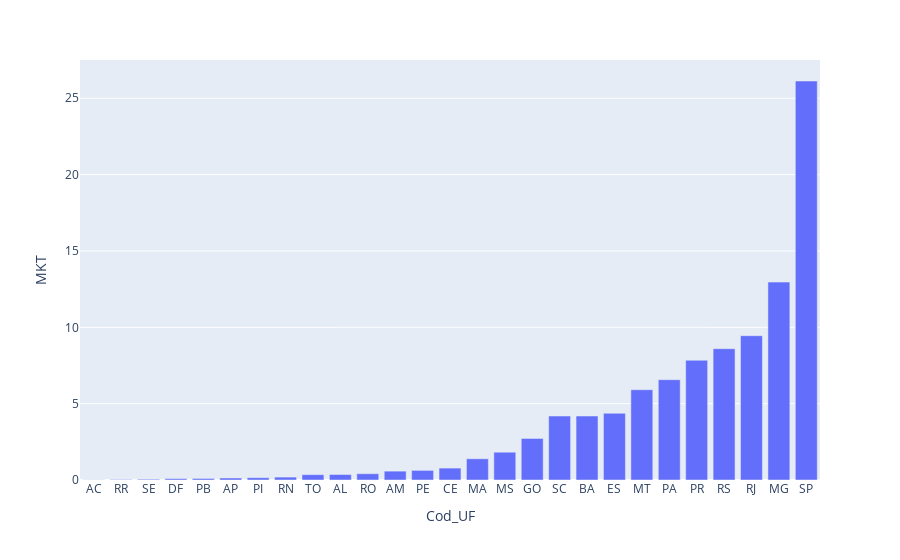

Notebook code cell kept with this figure:
### Code cell
px.bar(mktdf, y='MKT', x='Cod_UF', hover_name='MKT', hover_data=c)

### Figure 1 — Plotly figure (JSON) as saved in the notebook; plotly's stock layout.template omitted (floating-point values rounded to 4 significant figures)
{"data": [{"alignmentgroup": "True", "customdata": [[420233626], [1115212928], [1857635447], [3507699826], [3978335650], [5351723561], [6226960276], [7689883342], [13939690229], [14612565923], [16289914131], [23326955069], [25361797119], [31438706817], [55758419373], [73177239367], [109458665197], [168334101921], [168339530035], [175620500395], [237293730561], [263970069154], [314925136150], [345742825925], [379561493658], [520915402408], [1049804691069]], "hovertemplate": "<b>%{hovertext}</b><br><br><extra></extra>", "hovertext": [0.01, 0.03, 0.05, 0.09, 0.1, 0.13, 0.15, 0.19, 0.35, 0.36, 0.41, 0.58, 0.63, 0.78, 1.39, 1.82, 2.72, 4.19, 4.19, 4.37, 5.91, 6.57, 7.84, 8.6, 9.45, 12.96, 26.13], "legendgroup": "", "marker": {"color": "#636efa", "pattern": {"shape": ""}}, "name": "", "offsetgroup": "", "orientation": "v", "showlegend": false, "textposition": "auto", "type": "bar", "x": ["AC", "RR", "SE", "DF", "PB", "AP", "PI", "RN", "TO", "AL", "RO", "AM", "PE", "CE", "MA", "MS", "GO", "SC", "BA", "ES", "MT", "PA", "PR", "RS", "RJ", "MG", "SP"], "xaxis": "x", "y": [0.01, 0.03, 0.05, 0.09, 0.1, 0.13, 0.15, 0.19, 0.35, 0.36, 0.41, 0.58, 0.63, 0.78, 1.39, 1.82, 2.72, 4.19, 4.19, 4.37, 5.91, 6.57, 7.84, 8.6, 9.45, 12.96, 26.13], "yaxis": "y"}], "layout": {"barmode": "relative", "legend": {"tracegroupgap": 0}, "margin": {"t": 60}, "xaxis": {"anchor": "y", "domain": [0, 1], "title": {"text": "Cod_UF"}}, "yaxis": {"anchor": "x", "domain": [0, 1], "title": {"text": "MKT"}}}}
